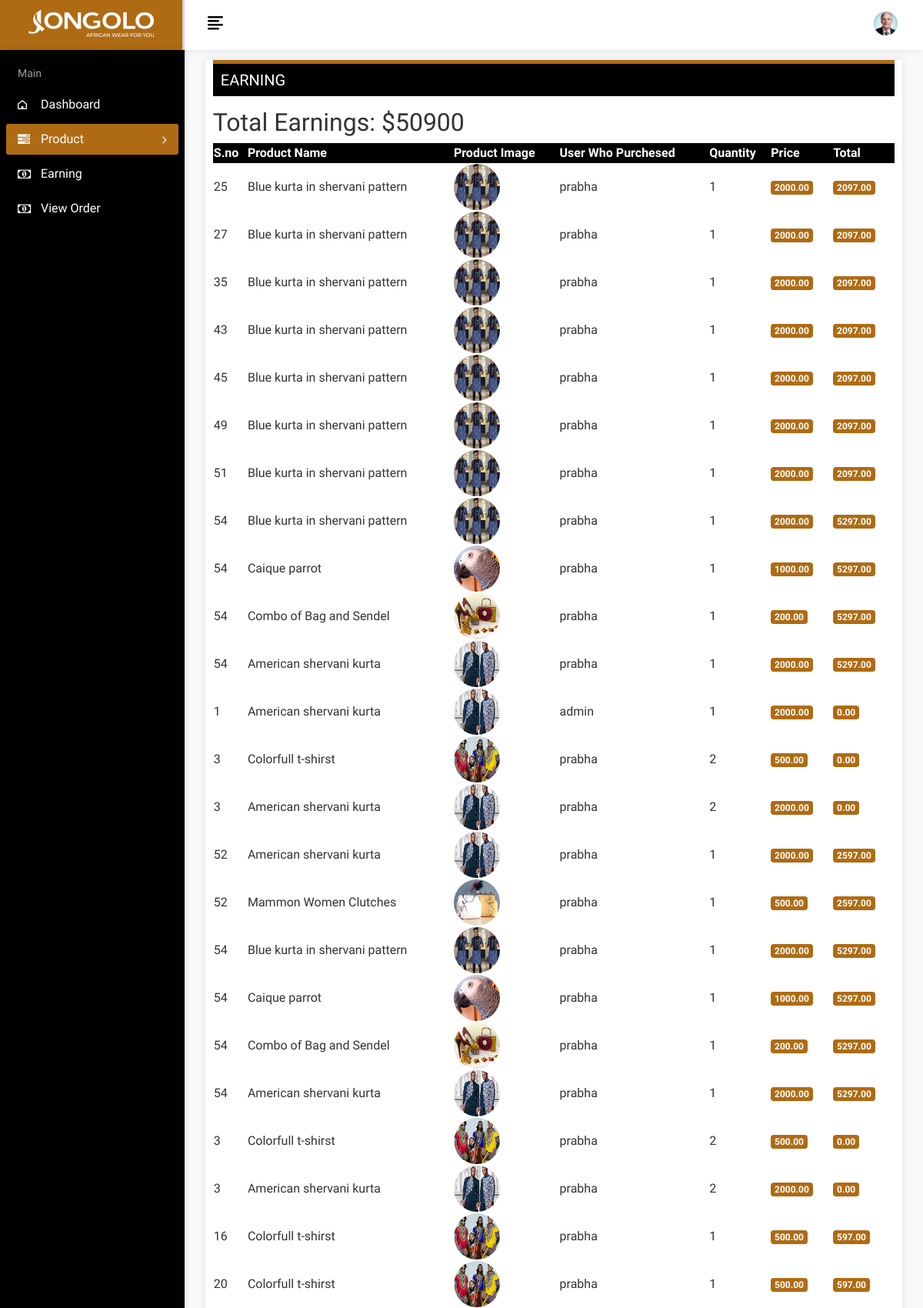
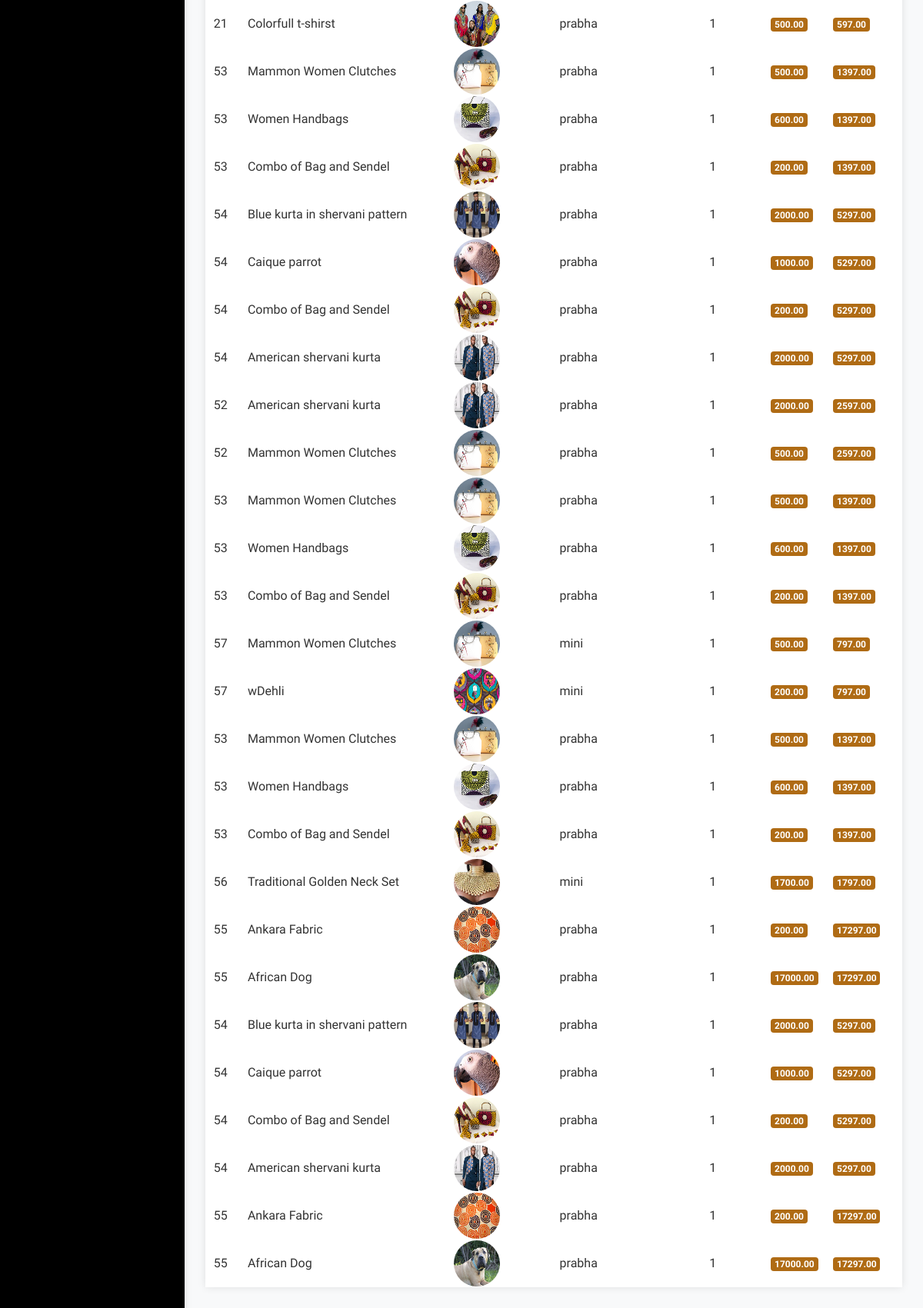
The page /earning (signed in) on the database its author committed (2 pictures, top to bottom).
### myapp/models.py (models this page shows, shortened)
class Order(models.Model):
    user = models.ForeignKey(User, on_delete=models.CASCADE)
    created_at = models.DateTimeField(auto_now_add=True)
    shipping_address = models.ForeignKey(Adres, on_delete=models.SET_NULL, null=True, blank=True)
    total_price = models.DecimalField(max_digits=10, decimal_places=2)
    status = models.CharField(max_length=20,default='pending')

class OrderItem(models.Model):
    order = models.ForeignKey(Order, on_delete=models.CASCADE)
    product = models.ForeignKey(Product, on_delete=models.CASCADE)
    quantity = models.PositiveIntegerField()
    unit_price = models.DecimalField(max_digits=10, decimal_places=2)

class Product(models.Model):
    user = models.ForeignKey(User, on_delete=models.CASCADE, default=1)
    name = models.CharField(max_length=100)
    price = models.IntegerField(default=0)
    category = models.ForeignKey(Category, on_delete=models.CASCADE, default=1)
    description = models.CharField(max_length=200, default='' , null=True , blank=True)
    image = models.ImageField(upload_to='products')
    def total_earnings(self):
        order_items = OrderItem.objects.filter(product=self)
        total_quantity_sold = sum(item.quantity for item in order_items)
        return total_quantity_sold * self.price

class User(AbstractBaseUser, PermissionsMixin):
    email = models.EmailField(unique=True, verbose_name='Email Address')
    username = models.CharField(max_length=256)
    is_active = models.BooleanField(default=True)
    is_staff = models.BooleanField(default=False)
    is_admin = models.BooleanField(default=False)
    is_superuser = models.BooleanField(default=False)
    SUPERUSER = '1'
    VENDER = '2'
    ADDUSER = '3'
    BLOGER = '4'
    User_type=(
        ('Superuser','SUPERUSER'),
        ('AddUser','ADDUSER'),
        ('Vender','VENDER'),
        ('Bloger','BLOGER'),
    )
    user_type_data = (('Bloger','BLOGER'), ( VENDER, "Vender"), (ADDUSER, "AddUser"), (SUPERUSER, "Superuser"))
    user_type = models.CharField( choices=user_type_data, max_length=10,default='1')
    USERNAME_FIELD = 'email'
    REQUIRED_FIELDS = ['username']
    objects = UserManager()
    class Meta:
        db_table = 'user_profile'
    def __str__(self):
        return f'{self.username} '

### myapp/vender_views.py (the view)
# urls.py: path('earning',vender_views.earning,name='earning'),
def earning(request):
    user_orders = Order.objects.filter(orderitem__product__user=request.user)
    user_products = Product.objects.filter(user=request.user)
    total_earnings = sum(product.total_earnings() for product in user_products)
    return render(request, 'vender/earning.html', {'total_earnings': total_earnings, 'user_orders':user_orders})

### templates/vender/earning.html (shortened to what this page needs)
{% load static %}
<!DOCTYPE html>
<html lang="en">
<head>
	<link rel="stylesheet" href="{% static 'vender/css/bootstrap.min.css' %}">
	<link rel="stylesheet" href="{% static 'vender/css/font-awesome.min.css' %}">
	<link rel="stylesheet" href="{% static 'vender/css/feathericon.min.css' %}">
	<link rel="stylesheet" href="{% static 'vender/css/style.css' %}">
</head>
<body>
	<div class="main-wrapper">
		<div class="header">
			<div class="header-left">
				<a href="/dashboard-add" class="logo">
					<img src="{% static 'vender/img/logo.png' %}" alt="Logo">
				</a>
			</div>
			<a href="javascript:void(0);" id="toggle_btn">
				<i class="fe fe-text-align-left"></i>
			</a>
			<ul class="nav user-menu">
				<li class="nav-item dropdown app-dropdown">
					<a class="nav-link dropdown-toggle" aria-expanded="false" role="button" data-toggle="dropdown"
						href="#"><i class="fe fe-app-menu"></i></a>
				</li>
				<li class="nav-item dropdown has-arrow">
					<a href="#" class="dropdown-toggle nav-link" data-toggle="dropdown">
						<span class="user-img"><img class="rounded-circle"
								src="{% static 'vender/img/profiles/avatar-01.jpg' %}" width="31"
								alt="Ryan Taylor"></span>
					</a>
				</li>
			</ul>
		</div>
		<div class="sidebar" id="sidebar">
			<div class="sidebar-inner slimscroll">
				<div id="sidebar-menu" class="sidebar-menu">
					<ul>
						<li class="menu-title">
							<span>Main</span>
						</li>
						<li>
							<a href="/dashboard-add"><i class="fe fe-home"></i> <span>Dashboard</span></a>
						</li>
						<li class="submenu active">
							<a href="#" class=""><i class="fa fa-tasks"></i> <span> Product </span> <span
									class="menu-arrow"></span></a>
						</li>
						<li>
							<a href="/earning"><i class="fa fa-money"></i> <span>Earning</span></a>
						</li>
						<li>
							<a href="/order1"><i class="fa fa-money"></i> <span>View Order</span></a>
						</li>
					</ul>
				</div>
			</div>
		</div>
		<div class="page-wrapper">
			<div class="content container-fluid">
				<div class="page-header">
					<div class="row">
						<div class="col-sm-12">
							<div class="card full-header">
								<div class="users">
									<h3 class="page-title">Earning</h3>
								</div>
								<div class="user-box">
									<div class="datatables">
										<table id="example" class="display nowrap" style="width:100%">
											<thead>
												<tr>
													<th>S.no</th>
													<th>Product Name</th>
													<th>Product Image</th>
													<th>User Who Purchesed</th>
													<th>Quantity</th>
													<th>Price</th>
													<th>Total</th>
												</tr>
											</thead>
											<tbody>
												<tr class="even">
													<h2>Total Earnings: ${{ total_earnings }}</h2>
													{% for order in user_orders %}
													{% for item in order.orderitem_set.all %}
													<td>{{ order.id }}</td>
													<td>{{item.product.name}}</td>
													<td><img class="rounded-circle"
															src="{{item.product.image.url}}" width="31"
															alt="{{item.user}}" style="height: 60px;width: 60px;"></td>
													<td>{{order.user}}</td>
													<td>{{ item.quantity }}</td>
													<td>
														<div class="badge badge-success">{{item.unit_price}}</div>
													</td>
													<td>
														<div class="badge badge-success">{{order.total_price}}</div>
													</td>
												</tr>
												{% endfor %}
													{% endfor %}
											</tbody>
										</table>
									</div>
								</div>
							</div>
						</div>
					</div>
				</div>
			</div>
		</div>
	</div>
</body>
</html>

### rows shown on the page
Order: id "25", user "prabha", total_price "2097.00"
OrderItem: product.name "Blue kurta in shervani pattern", product.image (picture), quantity "1", unit_price "2000.00"
Order: id "27", user "prabha", total_price "2097.00"
OrderItem: product.name "Blue kurta in shervani pattern", product.image (picture), quantity "1", unit_price "2000.00"
Order: id "35", user "prabha", total_price "2097.00"
OrderItem: product.name "Blue kurta in shervani pattern", product.image (picture), quantity "1", unit_price "2000.00"
Order: id "43", user "prabha", total_price "2097.00"
OrderItem: product.name "Blue kurta in shervani pattern", product.image (picture), quantity "1", unit_price "2000.00"
Order: id "45", user "prabha", total_price "2097.00"
OrderItem: product.name "Blue kurta in shervani pattern", product.image (picture), quantity "1", unit_price "2000.00"
Order: id "49", user "prabha", total_price "2097.00"
OrderItem: product.name "Blue kurta in shervani pattern", product.image (picture), quantity "1", unit_price "2000.00"
Order: id "51", user "prabha", total_price "2097.00"
OrderItem: product.name "Blue kurta in shervani pattern", product.image (picture), quantity "1", unit_price "2000.00"
Order: id "54", user "prabha", total_price "5297.00"
OrderItem: product.name "Blue kurta in shervani pattern", product.image (picture), quantity "1", unit_price "2000.00"
OrderItem: product.name "Caique parrot", product.image (picture), quantity "1", unit_price "1000.00"
OrderItem: product.name "Combo of Bag and Sendel", product.image (picture), quantity "1", unit_price "200.00"
OrderItem: product.name "American shervani kurta", product.image (picture), quantity "1", unit_price "2000.00"
Order: id "1", user "admin", total_price "0.00"
OrderItem: product.name "American shervani kurta", product.image (picture), quantity "1", unit_price "2000.00"
Order: id "3", user "prabha", total_price "0.00"
OrderItem: product.name "Colorfull t-shirst", product.image (picture), quantity "2", unit_price "500.00"
OrderItem: product.name "American shervani kurta", product.image (picture), quantity "2", unit_price "2000.00"
Order: id "52", user "prabha", total_price "2597.00"
OrderItem: product.name "American shervani kurta", product.image (picture), quantity "1", unit_price "2000.00"
OrderItem: product.name "Mammon Women Clutches", product.image (picture), quantity "1", unit_price "500.00"
Order: id "16", user "prabha", total_price "597.00"
OrderItem: product.name "Colorfull t-shirst", product.image (picture), quantity "1", unit_price "500.00"
Order: id "20", user "prabha", total_price "597.00"
OrderItem: product.name "Colorfull t-shirst", product.image (picture), quantity "1", unit_price "500.00"
Order: id "21", user "prabha", total_price "597.00"
OrderItem: product.name "Colorfull t-shirst", product.image (picture), quantity "1", unit_price "500.00"
Order: id "53", user "prabha", total_price "1397.00"
OrderItem: product.name "Mammon Women Clutches", product.image (picture), quantity "1", unit_price "500.00"
OrderItem: product.name "Women Handbags", product.image (picture), quantity "1", unit_price "600.00"
OrderItem: product.name "Combo of Bag and Sendel", product.image (picture), quantity "1", unit_price "200.00"
Order: id "57", user "mini", total_price "797.00"
OrderItem: product.name "Mammon Women Clutches", product.image (picture), quantity "1", unit_price "500.00"
OrderItem: product.name "wDehli", product.image (picture), quantity "1", unit_price "200.00"
Order: id "56", user "mini", total_price "1797.00"
OrderItem: product.name "Traditional Golden Neck Set", product.image (picture), quantity "1", unit_price "1700.00"
Order: id "55", user "prabha", total_price "17297.00"
OrderItem: product.name "Ankara Fabric", product.image (picture), quantity "1", unit_price "200.00"
OrderItem: product.name "African Dog", product.image (picture), quantity "1", unit_price "17000.00"

### other values the page prints
{{ total_earnings }} "50900"
